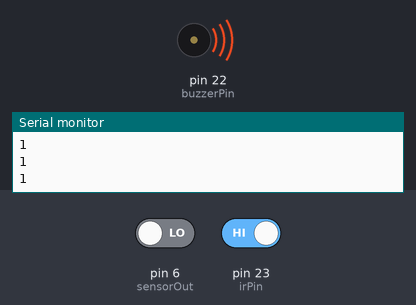
This sketch was run on a simulated Arduino Mega 2560, built with avr-gcc and run on an emulated ATmega2560. Shown: buzzer (waves = sounding, pin HIGH), the last lines printed to the serial monitor. The test bench sets the inputs (shaded band); at power-on: pin 23 (irPin) HIGH, pin 6 (sensorOut) LOW. Pins used as bus, display or sensor lines are not drawn.

Above: at 2.1 s.
2.2 s: pin 23 (irPin) driven LOW
At 38.0 s:
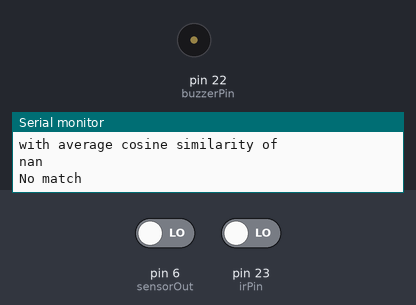
Timing chart, 0 to 38.7 s (numbered marks = the images above; inputs shaded):
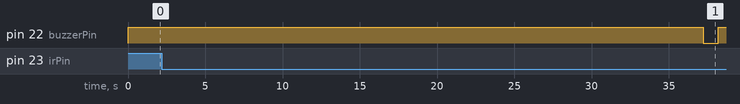

Measured:
- after the input at 2.2 s, pin 22 (buzzerPin): HIGH → LOW after 35.0 s, → HIGH 1.0 s later

The sketch:

Main.ino
```cpp
/** Main class using facade design pattern. All implementation is given in the Main.
 *
 */
#include "Color_Sensor.h"
#include "IR_Sensor.h"
#include "SockComparer.h"
#include "SockScanner.h"
#include "Rollerband_servo.h"
#include "Beeper.h"
#include <Servo.h>

//Define pins on Arduino
#define S0 2
#define S1 3
#define S2 4
#define S3 5
#define sensorOut 6
#define buzzerPin 22
#define irPin 23
#define rollerband_servo_pin 8
#define rollerband_speed 70
#define bins 5
#define measurements 10
#define tresholdCos 500
#define tresholdLength 500
#define delay_time_buzzer 1000
int sockDB[bins][measurements][3];


void setup() {
  Serial.begin(9600);
  setupColorSensor(S0, S1, S2, S3, sensorOut);
  pinMode(irPin, INPUT);
  pinMode(buzzerPin, OUTPUT);
  digitalWrite(buzzerPin,HIGH);

  Servo myServo;
 rollerbandInit(rollerband_servo_pin, myServo);
  rollerbandStart(rollerband_speed, myServo);

  for(int i = 0; i < bins; i++) {
    for(int j = 0; j < measurements; j++) {
      for(int k = 0; k < 3; k++) {
        sockDB[i][j][k] =  -1000;
      }
    }
  }
}

 // Main loop after setup is finished
 void loop(){

  //Check for a sock
  if (sockUnderSensor(irPin)){
    delay(500);
    //Get measurements
    int newID = findEmptyEntry(sockDB, bins);
    createSockID(sockDB[newID], measurements, S2, S3, sensorOut);

    // int newID = lastSockIDfinder(sockDB, bins); //TODO not correct way of finding new sockID entry
    //int avgcosSimilarities = sockComparer(sockDB, bins, measurements, newID);

    double avgcosSimilarities[bins];
    double avglengthSimilarities[bins];

    for (int i = 0; i < bins; i++){
      avgcosSimilarities[i] = 0;
      avglengthSimilarities[i] = 0;
    }

    int q = 0; // bins
    while(q < bins){
      double cosSimilarities[measurements];
      double lengthSimilarities[measurements];

      int i = 0;
      while(i < measurements){
        cosSimilarities[i] = cosineSimilarity(sockDB[newID][i], sockDB[q][i]);
        lengthSimilarities[i] = lengthSimilarity(sockDB[newID][i], sockDB[q][i]);
              Serial.println("cossimilarity");
      Serial.println(cosSimilarities[i]);
        i++;
      }
      avgcosSimilarities[q] = calculateAverage(cosSimilarities);
      avglengthSimilarities[q] = calculateAverage(lengthSimilarities);
      /*Serial.println(q);
      Serial.println("avgcossimilarity");
      Serial.println(avgcosSimilarities[q]);
      Serial.println("avglengthsimilarity");
      Serial.println(avglengthSimilarities[q]);*/
      q++;
    }

    /*double a[2];
    for(int i = 0; i < 2; i++){
      a[i] = avgcosSimilarities[i];
    }

    for(int i = 0; i < 2; i++){
      Serial.println("nieuwe test ouleh");
      Serial.println(i);
      Serial.println("avgcossimilarity");
      Serial.println(avgcosSimilarities[i]);
      Serial.println("avglengthsimilarity");
      Serial.println(avglengthSimilarities[i]);

    }*/

    int matchSockID = sockMatcher(newID, avgcosSimilarities, avglengthSimilarities, tresholdCos, tresholdLength, bins);
    if (matchSockID != -1) {
      clearBin(sockDB[matchSockID], measurements);
      clearBin(sockDB[newID], measurements);
      beeper(buzzerPin, matchSockID + 1, delay_time_buzzer);
    } else {
      beeper(buzzerPin, newID + 1, delay_time_buzzer);
    }

    // Beep the correct bin
   Serial.println("beeper beep boop");
   Serial.println(matchSockID + 2);
   Serial.println(" matchSockID " );


   /*for(int i = 0; i < bins; i++) {
      for(int j = 0; j < measurements; j++) {
        for(int k = 0; k < 3; k++) {
          if (sockDB[i][j][k] != -1000) {
          Serial.println(sockDB[i][j][k]);
          }
        }
      }
    Serial.print("NEW ENTRY");
    }*/
    delay(2000);
  }
 }
```

Beeper.cpp
```cpp
#include "Beeper.h"

void beeper(int buzzer, int count, int delay_time_buzzer){
  for(int i= 0;i<count;i++){
    digitalWrite(buzzer,LOW);
    delay(delay_time_buzzer);
    digitalWrite(buzzer,HIGH);
    delay(delay_time_buzzer);
  }
}
```

Beeper.h
```cpp
#ifndef BEEPER_H
#define BEEPER_H
#include <Arduino.h>

void beeper(int buzzer, int count, int delay_time_buzzer);

#endif
```

Color_Sensor.cpp
```cpp
#include "Color_Sensor.h"

//WARNING, now prints values for RGB, comment out per function to disable!

void setupColorSensor(int S0, int S1, int S2, int S3, int sensorOut) {
  pinMode(S0, OUTPUT);
  pinMode(S1, OUTPUT);
  pinMode(S2, OUTPUT);
  pinMode(S3, OUTPUT);
  pinMode(sensorOut, INPUT);

  // Setting frequency-scaling to 20%
  digitalWrite(S0,HIGH);
  digitalWrite(S1,LOW);
}

int readRedFrequency(int S2, int S3, int sensorOut){
  int frequency = 0;
  digitalWrite(S2,LOW);
  digitalWrite(S3,LOW);
  // Reading the output frequency
  frequency = pulseIn(sensorOut, LOW);
  //Remapping the value of the frequency to the RGB Model of 0 to 255
  //frequency = map(frequency, 25,72,255,0);
  Serial.print("R= ");//printing name
  Serial.print(frequency);//printing RED color frequency
  Serial.print("  ");
  return frequency;
}

int readGreenFrequency(int S2, int S3, int sensorOut){
  int frequency = 0;
  digitalWrite(S2,HIGH);
  digitalWrite(S3,HIGH);
  // Reading the output frequency
  frequency = pulseIn(sensorOut, LOW);
  //Remaping the value of the frequency to the RGB Model of 0 to 255
  //frequency = map(frequency, 30,90,255,0);
  Serial.print("G= ");//printing name
  Serial.print(frequency);//printing RED color frequency
  Serial.print("  ");
  return frequency;
}

int readBlueFrequency(int S2, int S3, int sensorOut){
  int frequency = 0;
  digitalWrite(S2,LOW);
  digitalWrite(S3,HIGH);
  // Reading the output frequency
  frequency = pulseIn(sensorOut, LOW);
  //Remaping the value of the frequency to the RGB Model of 0 to 255
  //frequency = map(frequency, 25,70,255,0);
  Serial.print("B= ");//printing name
  Serial.print(frequency);//printing RED color frequency
  Serial.println("  ");
  return frequency;
}
```

Color_Sensor.h
```cpp
#ifndef COLOR_SENSOR_H
#define COLOR_SENSOR_H
#include <Arduino.h>

void setupColorSensor(int S0, int S1, int S2, int S3, int sensorOut);
int readRedFrequency(int S2, int S3, int sensorOut);
int readBlueFrequency(int S2, int S3, int sensorOut);
int readGreenFrequency(int S2, int S3, int sensorOut);

#endif
```

IR_Sensor.cpp
```cpp
#include "IR_Sensor.h"

//WARNING, now prints values for IR, comment out per function to disable!

bool sockUnderSensor(int irSensorPin) {

  delay(450);
  int statusSensor = digitalRead(irSensorPin);  // 1 means no object in front, 0 means object in front
  Serial.println(statusSensor);

  if(statusSensor == 1) {
    return false;
  } else {
    return true;
  }
}
```

IR_Sensor.h
```cpp
#ifndef IR_SENSOR_H
#define IR_SENSOR_H
#include <Arduino.h>

bool sockUnderSensor(int irSensorPin);

#endif
```

Rollerband_servo.cpp
```cpp
#include "Rollerband_servo.h"
#include <Servo.h>

void rollerbandInit(int servoPin, Servo myServo){
  myServo.attach(servoPin);
}

void rollerbandStart(int rollerband_speed, Servo myServo){
  myServo.write(rollerband_speed);
}

void rollerbandStop(Servo myServo){
  myServo.write(90);
}
```

Rollerband_servo.h
```cpp
#ifndef ROLLERBAND_SERVO_H
#define ROLLERBAND_SERVO_H
#include <Arduino.h>
#include <Servo.h>

void rollerbandInit(int servoPin, Servo myServo);
void rollerbandStart(int rollerband_speed, Servo myServo);
void rollerbandStop(Servo myServo);

#endif
```

SockComparer.cpp
```cpp
/** This file stores the sock-ids and couples them to a basket. It also compares sock-ids to see check if there is a match.
If there is a match, then it outputs the corresponding basket. */

#include "SockComparer.h"
#include "SockScanner.h"

double dotProduct(int vec1[], int vec2[]){
  //return dot product of an array
  int i = 0;
  double result = 0.0;

  while(i < 3){
  result += vec1[i] * vec2[i];
  i++;
  }

  return result;
}

double vectorNorm(int vec[]){
  //return Euclidian norm of an array
  double norm = sqrt(pow(vec[0], 2) + pow(vec[1], 2) + pow(vec[2], 2));

  return norm;
}

double cosineSimilarity(int RGBValue1[], int RGBValue2[]){
  //epic comparison algorithm to compare RGB values
  double cosineSimilarity = dotProduct(RGBValue1, RGBValue2)/(vectorNorm(RGBValue1)*vectorNorm(RGBValue2))*1000.0;

  return cosineSimilarity;
}

double lengthSimilarity(int RGBValue1[], int RGBValue2[]){
  //epic comparison algorithm to compare RGB values
  double norm1 = vectorNorm(RGBValue1);
  double norm2 = vectorNorm(RGBValue2);
  double lengthSimilarity = 0.0;

  if (norm1 == min(norm1, norm2)){
    lengthSimilarity = (norm1/norm2)*1000;
  }
  else{
    lengthSimilarity = (norm2/norm1)*1000;
  }

  return lengthSimilarity;
}

double calculateAverage(double a[]){
  //find sum of array element
  double sum = 0.0;
  double b[10];
  for (int i=0; i<10; i++) {
    b[i] = a[i];
  }
  int i = 0;
  double n = sizeof(b)/sizeof(b[0]);
  while(i<n){
    sum += b[i];
    i++;
  }
  return sum/n;
}


 // Skips over empty entries in ar, correctly stops at last filled sockID
 // WARNING there could be empty entries in the entries before lastSockID
int lastSockIDfinder(int ar[][10][3], int bins){ //second parameter should be equal to measurements in main file

  int lastSockID = NULL; // Keeps track of last filled entry in ar
  for (int x = 0; x < bins; x++){
    if(ar[x][0][0] != -1000){  //Placeholder should be the same as defined in main file
      lastSockID = x;
    }
  }
  if(lastSockID > bins){
    return NULL; //Edge case TODO
  }
  return lastSockID;
}

int findEmptyEntry(int ar[][10][3], int bins){ //second parameter should be equal to measurements in main file
  for (int i = 0; i < bins; i++) {
    if (ar[i][0][0]== -1000) {
      return i;
    }
  }
  return NULL; // Case if no empty slot if found
}

//int sockComparer(int ar[][10][3], int bins, int measurements, int lastSockID){ //second parameter should be equal to measurements in main file
  //even more epic comparison algorithm that compares socks with imput the sockDB

int sockMatcher(int lastSockID, double avgcosSimilarities[], double avgLengthSimilarities[], double tresholdCos, double tresholdLength, int bins){
  int i = 0;
  int matchSockID = -1;
  Serial.println(lastSockID);
  Serial.println(matchSockID);

  while(i < bins && matchSockID == -1){
    if (i == lastSockID) {

    }else {
    Serial.println("Looking for match ");
    Serial.println(i);
    Serial.println("and");
    Serial.println(lastSockID);

    Serial.println("with average length similarity of");
    Serial.println(avgLengthSimilarities[i]);

    Serial.println("with average cosine similarity of");
    Serial.println(avgcosSimilarities[i]);

    if(avgcosSimilarities[i] > tresholdCos && avgLengthSimilarities[i] > tresholdLength){

      matchSockID = i;

      Serial.println("MatchsockID:");
      Serial.println(matchSockID);
    }
  }
    i++;
  }

  if(matchSockID == -1){
    Serial.println("No match");
  }
  else{
    Serial.println("Match");
  }
  return matchSockID;
}

void clearBin(int sockDB[][3], int measurements) {
  Serial.println("Clearing bin...");
  for (int i = 0; i < measurements; i++) {
    for (int j = 0; j < 3; j++) {
      sockDB[i][j] = -1000;
    }
  }
}

/*int sockDB = {{{255, 0, 200}, {255, 0, 200}, {255, 0, 200}, {255, 0, 200}, {255, 0, 200}, {255, 0, 200}, {255, 0, 200}, {255, 0, 200}, {255, 0, 200}, {255, 0, 200}},
{{255, 0, 200}, {255, 0, 200}, {255, 0, 200}, {255, 0, 200}, {255, 0, 200}, {255, 0, 200}, {255, 0, 200}, {255, 0, 200}, {255, 0, 200}, {255, 0, 200}},
{{-1, -1, -1}, {-1, -1, -1}, {-1, -1, -1}, {-1, -1, -1}, {-1, -1, -1}, {-1, -1, -1}, {-1, -1, -1}, {-1, -1, -1}, {-1, -1, -1}, {-1, -1, -1}},
{{-1, -1, -1}, {-1, -1, -1}, {-1, -1, -1}, {-1, -1, -1}, {-1, -1, -1}, {-1, -1, -1}, {-1, -1, -1}, {-1, -1, -1}, {-1, -1, -1}, {-1, -1, -1}},
{{-1, -1, -1}, {-1, -1, -1}, {-1, -1, -1}, {-1, -1, -1}, {-1, -1, -1}, {-1, -1, -1}, {-1, -1, -1}, {-1, -1, -1}, {-1, -1, -1}, {-1, -1, -1}}} */
```

SockComparer.h
```cpp
#ifndef SOCK_COMPARER_H
#define SOCK_COMPARER_H
#include <Arduino.h>

double dotProduct(int vec1[], int vec2[]);
double vectorNorm(int vec[]);
double cosineSimilarity(int RGBValue1[], int RGBValue2[]);
double lengthSimilarity(int RGBValue1[], int RGBValue2[]);
int sockComparer(int *ar, int bins, int measurements);
double calculateAverage(double a[]);
int lastSockIDfinder(int ar[][10][3], int bins);
int findEmptyEntry(int ar[][10][3], int bins);
int sockMatcher(int lastSockID, double avgcosSimilarities[], double avgLengthSimilarities[], double tresholdCos, double tresholdLength, int bins);
//int sockComparer(int ar[][10][3], int bins, int measurements, int lastSockID);
void clearBin(int sockDB[][3], int measurements);
#endif
```

SockScanner.cpp
```cpp
/** This file takes the input from the RGB-scanner
and outs the data into a sock-id. Then it outputs the id.*/

#include "Sockscanner.h"
#include "Color_Sensor.h"
#include "IR_Sensor.h"
#include "Rollerband_servo.h"


int readRGB(int ar[], int S2, int S3, int sensorOut) {
  ar[0] = readRedFrequency(S2, S3, sensorOut);
  delay(100);
  ar[1] = readGreenFrequency(S2, S3, sensorOut);
  delay(100);
  ar[2] = readBlueFrequency(S2, S3, sensorOut);

  delay(100);
}

void createSockID(int ar[][3], int measurements, int S2, int S3, int sensorOut) {
  int i = 0;
  Serial.println("Measuring color..." );
  while(i < measurements){
    int RGBavg[5][3];

    for (int x = 0; x < 1; x++){

      readRGB(RGBavg[x], S2, S3, sensorOut);
    }

    int r = 0;
    int g = 0;
    int b = 0;
    for (int j = 0; j < 1; j++) {
      r += RGBavg[j][0];
      g += RGBavg[j][1];
      b += RGBavg[j][2];
    }
    ar[i][0] = r / 5;
    ar[i][1] = g / 5;
    ar[i][2] = b / 5;

    i++;
  }
}
```

Sockscanner.h
```cpp
#ifndef SOCK_SCANNER_H
#define SOCK_SCANNER_H
#include <Arduino.h>

int readRGB(int *ar, int S2, int S3, int sensorOut);
void createSockID(int ar[][3], int measurements, int S2, int S3, int sensorOut);

#endif
```
